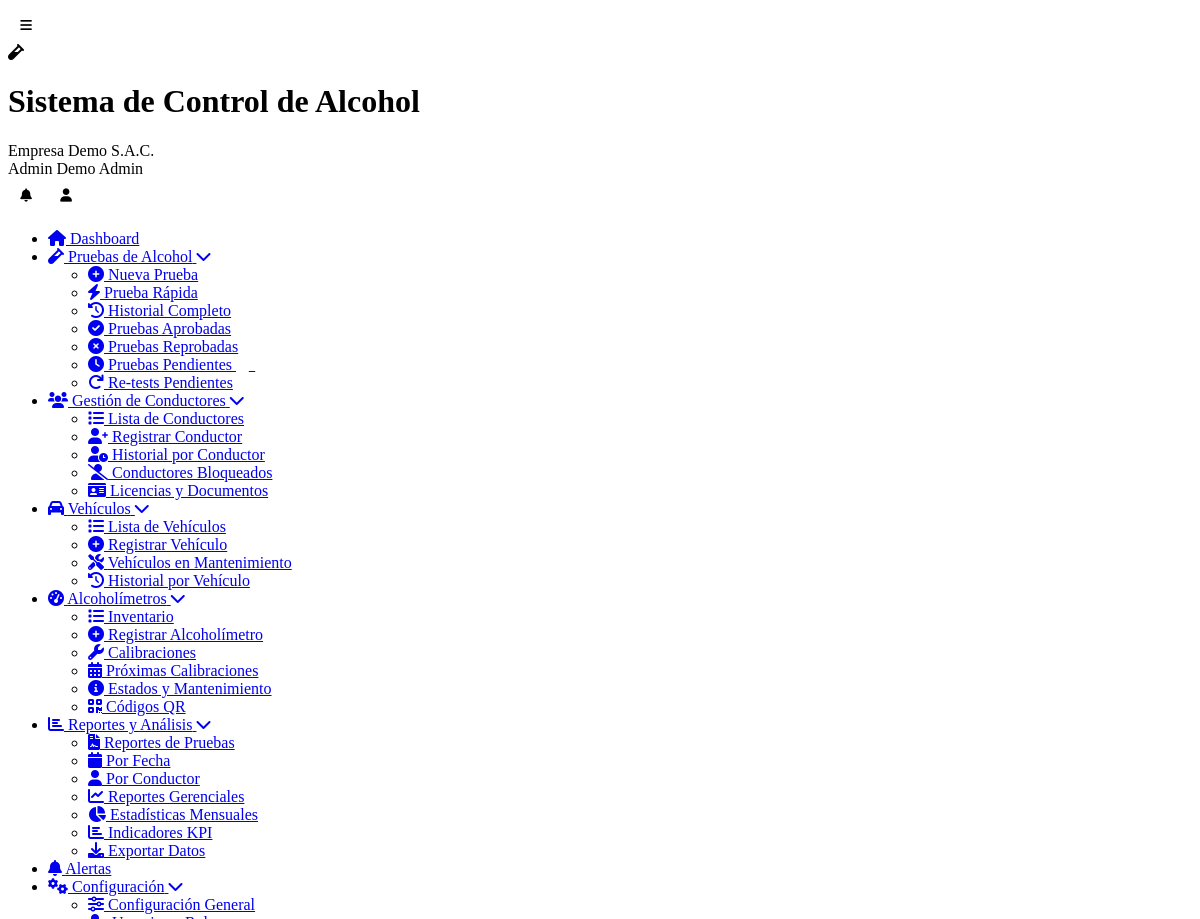
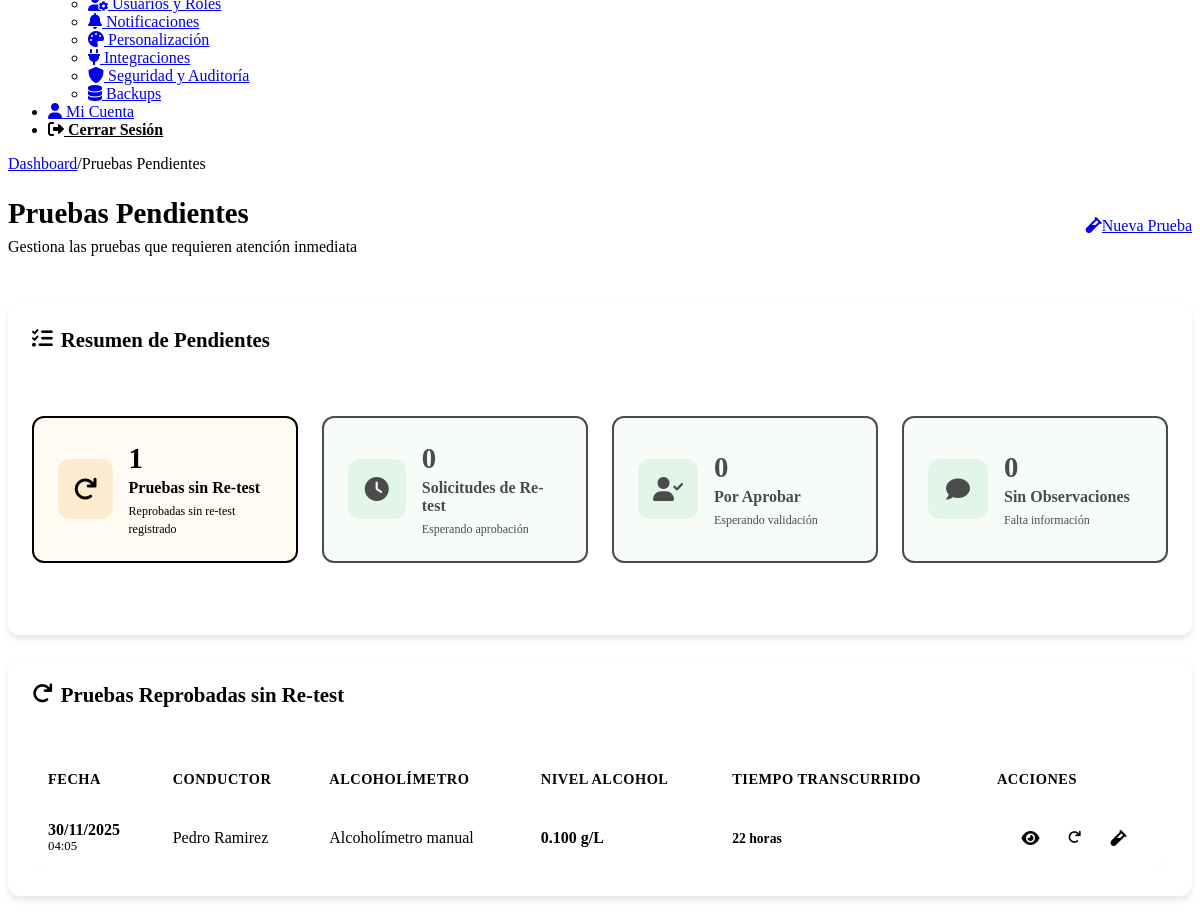
Screenshot of /pruebas-pendientes.php (signed in) with the database file from the repository (2 pictures, top to bottom).
### tables this page shows
CREATE TABLE `usuarios` (
  `id` int(11) NOT NULL,
  `cliente_id` int(11) DEFAULT NULL,
  `nombre` varchar(100) NOT NULL,
  `apellido` varchar(100) DEFAULT NULL,
  `email` varchar(255) NOT NULL,
  `password` varchar(255) NOT NULL,
  `telefono` varchar(20) DEFAULT NULL,
  `dni` varchar(15) DEFAULT NULL,
  `rol` enum('super_admin','admin','supervisor','operador','conductor','auditor') NOT NULL,
  `foto_perfil` varchar(255) DEFAULT NULL,
  `estado` tinyint(1) DEFAULT 1,
  `ultimo_login` timestamp NULL DEFAULT NULL,
  `token_recuperacion` varchar(100) DEFAULT NULL,
  `fecha_expiracion_token` datetime DEFAULT NULL,
  `intentos_login` int(11) DEFAULT 0,
  `bloqueado_hasta` datetime DEFAULT NULL,
  `fecha_creacion` timestamp NULL DEFAULT current_timestamp()
);

CREATE TABLE `clientes` (
  `id` int(11) NOT NULL,
  `nombre_empresa` varchar(255) NOT NULL,
  `ruc` varchar(20) NOT NULL,
  `direccion` text DEFAULT NULL,
  `telefono` varchar(20) DEFAULT NULL,
  `email_contacto` varchar(255) DEFAULT NULL,
  `plan_id` int(11) NOT NULL,
  `logo` varchar(255) DEFAULT NULL,
  `color_primario` varchar(7) DEFAULT '#2196F3',
  `color_secundario` varchar(7) DEFAULT '#1976D2',
  `fecha_registro` timestamp NULL DEFAULT current_timestamp(),
  `fecha_vencimiento` date DEFAULT NULL,
  `estado` enum('activo','inactivo','suspendido','prueba') DEFAULT 'prueba',
  `token_api` varchar(100) DEFAULT NULL,
  `modo_demo` tinyint(1) DEFAULT 1
);

CREATE TABLE `pruebas` (
  `id` int(11) NOT NULL,
  `cliente_id` int(11) NOT NULL,
  `alcoholimetro_id` int(11) NOT NULL,
  `conductor_id` int(11) NOT NULL,
  `supervisor_id` int(11) NOT NULL,
  `vehiculo_id` int(11) DEFAULT NULL,
  `nivel_alcohol` decimal(5,3) NOT NULL,
  `limite_permisible` decimal(5,3) DEFAULT 0.000,
  `resultado` enum('aprobado','reprobado') NOT NULL,
  `es_retest` tinyint(1) DEFAULT 0,
  `prueba_padre_id` int(11) DEFAULT NULL,
  `intento_numero` int(11) DEFAULT 1,
  `motivo_retest` varchar(100) DEFAULT NULL,
  `aprobado_por_supervisor` tinyint(1) DEFAULT 0,
  `fecha_aprobacion_retest` timestamp NULL DEFAULT NULL,
  `latitud` decimal(10,8) DEFAULT NULL,
  `longitud` decimal(11,8) DEFAULT NULL,
  `direccion_geocodificada` text DEFAULT NULL,
  `foto_evidencia` varchar(255) DEFAULT NULL,
  `firma_conductor` varchar(255) DEFAULT NULL,
  `firma_supervisor` varchar(255) DEFAULT NULL,
  `observaciones` text DEFAULT NULL,
  `fecha_prueba` timestamp NULL DEFAULT current_timestamp(),
  `sync_movil` tinyint(1) DEFAULT 0,
  `dispositivo_movil` varchar(100) DEFAULT NULL,
  `hash_verificacion` varchar(100) DEFAULT NULL,
  `temperatura_ambiente` decimal(4,2) DEFAULT NULL,
  `humedad_ambiente` decimal(4,2) DEFAULT NULL
);

CREATE TABLE `alcoholimetros` (
  `id` int(11) NOT NULL,
  `cliente_id` int(11) NOT NULL,
  `numero_serie` varchar(50) NOT NULL,
  `nombre_activo` varchar(100) NOT NULL,
  `modelo` varchar(50) DEFAULT NULL,
  `marca` varchar(50) DEFAULT NULL,
  `fecha_calibracion` date DEFAULT NULL,
  `proxima_calibracion` date DEFAULT NULL,
  `estado` enum('activo','inactivo','mantenimiento','calibracion') DEFAULT 'activo',
  `qr_code` varchar(255) DEFAULT NULL,
  `fecha_creacion` timestamp NULL DEFAULT current_timestamp(),
  `fecha_actualizacion` timestamp NULL DEFAULT current_timestamp() ON UPDATE current_timestamp()
);

CREATE TABLE `configuraciones` (
  `id` int(11) NOT NULL,
  `cliente_id` int(11) NOT NULL,
  `limite_alcohol_permisible` decimal(5,3) DEFAULT 0.000,
  `intervalo_retest_minutos` int(11) DEFAULT 15,
  `intentos_retest` int(11) DEFAULT 3,
  `requerir_geolocalizacion` tinyint(1) DEFAULT 1,
  `requerir_foto_evidencia` tinyint(1) DEFAULT 0,
  `requerir_firma_digital` tinyint(1) DEFAULT 1,
  `notificaciones_email` tinyint(1) DEFAULT 1,
  `notificaciones_sms` tinyint(1) DEFAULT 0,
  `notificaciones_push` tinyint(1) DEFAULT 1,
  `timezone` varchar(50) DEFAULT 'America/Lima',
  `idioma` enum('es','en','pt') DEFAULT 'es',
  `formato_fecha` varchar(20) DEFAULT 'd/m/Y',
  `fecha_actualizacion` timestamp NULL DEFAULT current_timestamp() ON UPDATE current_timestamp(),
  `nivel_advertencia` decimal(5,3) DEFAULT 0.025,
  `nivel_critico` decimal(5,3) DEFAULT 0.080,
  `unidad_medida` varchar(10) DEFAULT 'g/L',
  `bloqueo_conductor_horas` int(11) DEFAULT 24,
  `notificar_supervisor_retest` tinyint(1) DEFAULT 1,
  `requerir_aprobacion_supervisor` tinyint(1) DEFAULT 0,
  `requerir_observaciones` tinyint(1) DEFAULT 0,
  `tiempo_maximo_prueba_minutos` int(11) DEFAULT 10,
  `distancia_maxima_metros` int(11) DEFAULT 500,
  `notificaciones_whatsapp` tinyint(1) DEFAULT 0,
  `email_notificacion` varchar(255) DEFAULT NULL,
  `telefono_notificacion` varchar(20) DEFAULT NULL,
  `emails_adicionales` text DEFAULT NULL,
  `backup_diario` tinyint(1) DEFAULT 1,
  `backup_semanal` tinyint(1) DEFAULT 1,
  `backup_mensual` tinyint(1) DEFAULT 0,
  `retencion_dias` int(11) DEFAULT 30,
  `observaciones` text NOT NULL
);

### pruebas-pendientes.php (the view, shortened to what the rows shown need)
<?php
require_once __DIR__ . '/includes/Database.php';
$page_title = 'Pruebas Pendientes';
require_once __DIR__ . '/includes/header.php';
$db = new Database();
$cliente_id = $_SESSION['cliente_id'] ?? 0;
$configuracion = $db->fetchOne("
    SELECT limite_alcohol_permisible, nivel_advertencia, nivel_critico, unidad_medida,
           requerir_aprobacion_supervisor, intervalo_retest_minutos
    FROM configuraciones
    WHERE cliente_id = ?
", [$cliente_id]);
$pruebas_sin_retest = $db->fetchAll("
    SELECT p.*,
           a.nombre_activo as alcoholimetro_nombre,
           CONCAT(u_conductor.nombre, ' ', u_conductor.apellido) as conductor_nombre,
           u_conductor.dni as conductor_dni,
           CONCAT(u_supervisor.nombre, ' ', u_supervisor.apellido) as supervisor_nombre,
           v.placa as vehiculo_placa
    FROM pruebas p
    LEFT JOIN alcoholimetros a ON p.alcoholimetro_id = a.id
    LEFT JOIN usuarios u_conductor ON p.conductor_id = u_conductor.id
    LEFT JOIN usuarios u_supervisor ON p.supervisor_id = u_supervisor.id
    LEFT JOIN vehiculos v ON p.vehiculo_id = v.id
    WHERE p.cliente_id = ?
    AND p.resultado = 'reprobado'
    AND NOT EXISTS (
        SELECT 1 FROM pruebas pr
        WHERE pr.prueba_padre_id = p.id AND pr.cliente_id = p.cliente_id
    )
    AND NOT EXISTS (
        SELECT 1 FROM solicitudes_retest sr
        WHERE sr.prueba_original_id = p.id AND sr.estado = 'pendiente'
    )
    ORDER BY p.fecha_prueba DESC
    LIMIT 50
", [$cliente_id]);
?>
<div class="content-body">
    <div class="dashboard-header">
        <div class="welcome-section">
            <h1><?php echo $page_title; ?></h1>
        </div>
    </div>
    <div class="crud-container">
        <?php if (!empty($pruebas_sin_retest)): ?>
        <div class="card">
            <div class="card-body">
                <div class="table-responsive">
                    <table class="data-table">
                        <thead>
                            <tr>
                                <th>Fecha</th>
                                <th>Conductor</th>
                                <th>Alcoholímetro</th>
                                <th>Nivel Alcohol</th>
                                <th>Tiempo Transcurrido</th>
                                <th>Acciones</th>
                            </tr>
                        </thead>
                        <tbody>
                            <?php foreach ($pruebas_sin_retest as $prueba):
                                $tiempo_transcurrido = time() - strtotime($prueba['fecha_prueba']);
                                $horas_transcurridas = floor($tiempo_transcurrido / 3600);
                                $dias_transcurridos = floor($horas_transcurridas / 24);
                            ?>
                            <tr>
                                <td>
                                    <div class="fecha-hora">
                                        <div class="fecha"><?php echo date('d/m/Y', strtotime($prueba['fecha_prueba'])); ?></div>
                                        <div class="hora"><?php echo date('H:i', strtotime($prueba['fecha_prueba'])); ?></div>
                                    </div>
                                </td>
                                <td><?php echo htmlspecialchars($prueba['conductor_nombre']); ?></td>
                                <td><?php echo htmlspecialchars($prueba['alcoholimetro_nombre']); ?></td>
                                <td>
                                    <span class="nivel-alcohol danger">
                                        <?php echo number_format($prueba['nivel_alcohol'], 3); ?> <?php echo $configuracion['unidad_medida']; ?>
                                    </span>
                                </td>
                                <td>
                                    <span class="tiempo-transcurrido <?php echo $dias_transcurridos > 1 ? 'text-danger' : 'text-warning'; ?>">
                                        <?php echo $dias_transcurridos > 0 ? $dias_transcurridos . ' días' : $horas_transcurridas . ' horas'; ?>
                                    </span>
                                </td>
                                <td class="action-buttons">
                                    <a href="nueva-prueba.php?editar=<?php echo $prueba['id']; ?>" class="btn-icon" title="Ver Detalles">
                                        <i class="fas fa-eye"></i>
                                    </a>
                                    <button type="button" class="btn-icon warning"
                                            title="Solicitar Re-test"
                                            onclick="solicitarRetest(<?php echo $prueba['id']; ?>, '<?php echo htmlspecialchars($prueba['conductor_nombre']); ?>')">
                                        <i class="fas fa-redo"></i>
                                    </button>
                                    <a href="prueba-rapida.php?conductor=<?php echo $prueba['conductor_id']; ?>&alcoholimetro=<?php echo $prueba['alcoholimetro_id']; ?>"
                                       class="btn-icon success" title="Realizar Re-test">
                                        <i class="fas fa-vial"></i>
                                    </a>
                                </td>
                            </tr>
                            <?php endforeach; ?>
                        </tbody>
                    </table>
                </div>
            </div>
        </div>
        <?php endif; ?>
    </div>
</div>
<?php
require_once __DIR__ . '/includes/footer.php';
?>

### includes/header.php (shortened to what the rows shown need)
<?php
$database = new Database();
$user_id = $_SESSION['user_id'] ?? null;
$user_query = $database->fetchOne("
    SELECT u.*, c.nombre_empresa, c.logo, c.color_primario, c.color_secundario, p.nombre_plan
    FROM usuarios u
    LEFT JOIN clientes c ON u.cliente_id = c.id
    LEFT JOIN planes p ON c.plan_id = p.id
    WHERE u.id = ?
", [$user_id]);
?>
<!DOCTYPE html>
<html lang="es">
<head>
	<link rel="stylesheet" href="<?php echo BASE_URL; ?>/assets/css/simple-style.css">
    <link rel="stylesheet" href="<?php echo BASE_URL; ?>/assets/css/responsive.css">
	<link rel="stylesheet" href="<?php echo BASE_URL; ?>/assets/css/dashboard-enhancements.css">
    <link href="https://cdnjs.cloudflare.com/ajax/libs/font-awesome/6.0.0/css/all.min.css" rel="stylesheet">
</head>
<body>
    <div class="app-container">
        <header class="app-header">
            <div class="header-content">
                <div class="brand-section">
                    <div class="brand-text">
                        <h1 class="app-name"><?php echo SITE_NAME; ?></h1>
                        <span class="client-name"><?php echo htmlspecialchars($user_query['nombre_empresa'] ?? 'Empresa'); ?></span>
                    </div>
                </div>
                <div class="user-menu">
                    <div class="user-info">
                        <span class="user-name"><?php echo htmlspecialchars(($user_query['nombre'] ?? 'Usuario') . ' ' . ($user_query['apellido'] ?? 'Sistema')); ?></span>
                        <span class="user-role"><?php echo ucfirst(str_replace('_', ' ', $user_query['rol'] ?? 'usuario')); ?></span>
                    </div>
                </div>
            </div>
        </header>
        <div class="main-content">
            <main class="content-area">
                <div class="content-body">

### rows the page displays
usuarios: cliente.nombre_empresa "Empresa Demo S.A.C.", nombre+apellido "Admin Demo", rol "Admin"
pruebas: fecha_prueba "30/11/2025", fecha_prueba "04:05", conductor_nombre "Pedro Ramirez", alcoholimetro.nombre_activo "Alcoholímetro manual", nivel_alcohol "0.100"
configuraciones: unidad_medida "g/L"

### other values shown
SITE_NAME "Sistema de Control de Alcohol"
$crumb "Dashboard"
$crumb "Pruebas Pendientes"
$page_title "Pruebas Pendientes"
count($pruebas_sin_retest) "1"
count($solicitudes_retest_pendientes) "0"
count($pruebas_por_aprobar) "0"
count($pruebas_sin_observaciones) "0"
